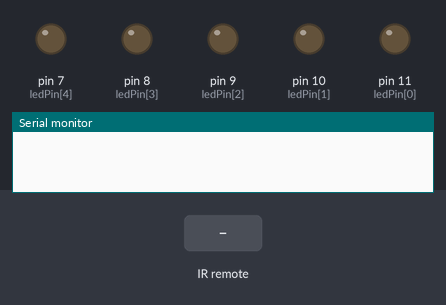
The sketch below on a simulated Arduino Uno, built with avr-gcc and run on an emulated ATmega328P. Parts: output pins drawn as LEDs (lit = HIGH), the last lines printed to the serial monitor. The inputs (shaded band) are chosen by the test bench.

Above: at 1.2 s.
1.3 s: infrared code 0xF30CFF00 received
At 2.2 s:
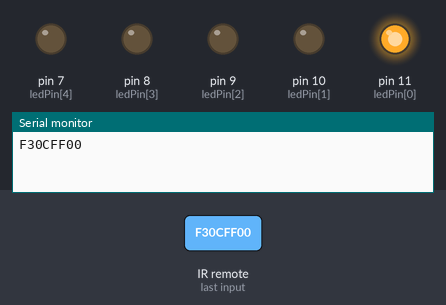
2.8 s: infrared code 0xE718FF00 received
At 3.4 s:
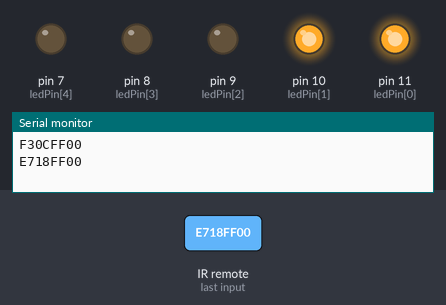
4.3 s: infrared code 0xA15EFF00 received
At 5.5 s:
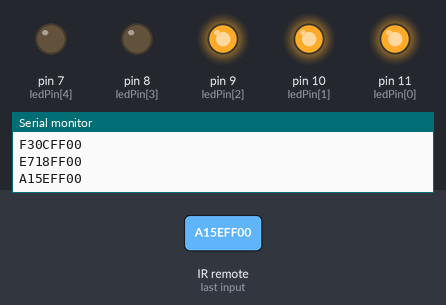
5.8 s: infrared code 0xF708FF00 received
At 6.9 s:
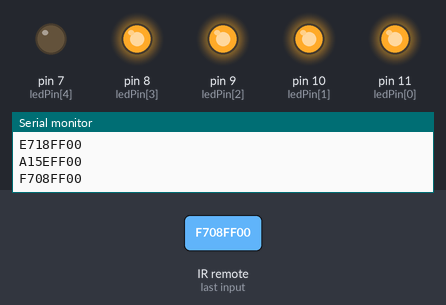
7.3 s: infrared code 0xE31CFF00 received
At 8.0 s:
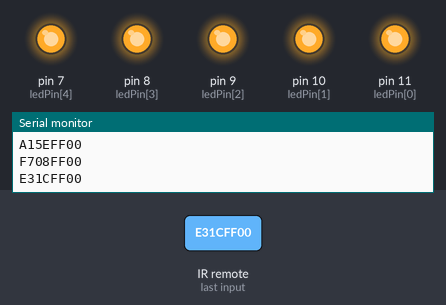
8.8 s: infrared code 0xF30CFF00 received
At 9.1 s:
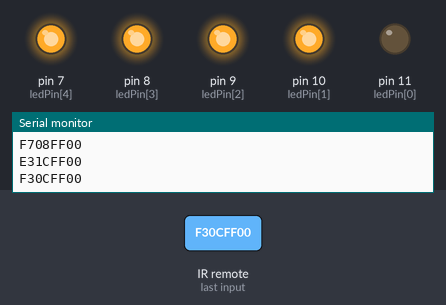
Timing chart, 0 to 11.3 s (numbered marks = the images above; inputs shaded):
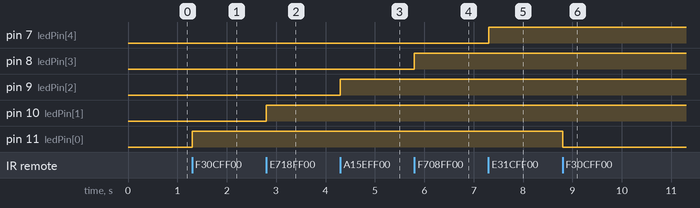

Measured:
- after the input at 1.3 s, pin 11 (ledPin[0]): LOW → HIGH at once
- after the input at 2.8 s, pin 10 (ledPin[1]): LOW → HIGH at once
- after the input at 4.3 s, pin 9 (ledPin[2]): LOW → HIGH at once
- after the input at 5.8 s, pin 8 (ledPin[3]): LOW → HIGH at once
- after the input at 7.3 s, pin 7 (ledPin[4]): LOW → HIGH at once
- after the input at 8.8 s, pin 11 (ledPin[0]): HIGH → LOW at once

The sketch:

ventiladores.ino
```cpp
/*-------(libraries)-------*/
#include <IRremote.h>

/*-------(objects)-------*/
IRrecv IR(12);
decode_results results;

/*-------(variables)-------*/
int num_leds = 5;
int ledPin[] = {11, 10, 9, 8, 7};

bool leds_state = true;// Conserva el estado de todos los leds

void setup() {
  IR.enableIRIn(); // Inicializa la librería
  Serial.begin(9600);
  for (int i = 0; i < 5; i++) {
    pinMode(ledPin[i], OUTPUT);
  }
}

void onLed(int led){
  bool led_state = !digitalRead(ledPin[led]);
  digitalWrite(ledPin[led], led_state);
}

// encender o apagar leds
void allLed(){
  for (int i = 0; i < 5; i++) {
      digitalWrite(ledPin[i], leds_state);
  }
  leds_state = !leds_state;
}

void loop() {
  if (IR.decode()) {
    Serial.println(IR.decodedIRData.decodedRawData, HEX);
    switch (IR.decodedIRData.decodedRawData) {
      case 0XF30CFF00:  // boton 1
        onLed(0);
        break;
      case 0xE718FF00:  // boton 2
        onLed(1);
        break;
      case 0xA15EFF00:  // boton 3
        onLed(2);
        break;
      case 0xF708FF00:  // boton 4
        onLed(3);
        break;
      case 0xE31CFF00:  // boton 5
        onLed(4);
        break;
      case 0xBC43FF00:  // boton de encendido
        allLed();
        break;
    }
    IR.resume();
  }
}
```
